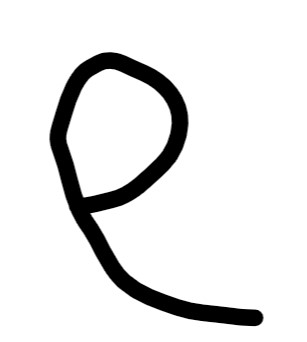
#> input picture src/test_images/test_0.jpg, 307 x 342 px
$ jupyter execute --allow-errors Handwritten_Digit_Recognition.ipynb   (shell and % lines are left out)
#> lines starting #> are read from the running program, lines starting #| are printed output that depends on the picture; after the words box and inside, x2 and y2 are one past the last pixel; in counts of white or black regions, pixels touching at a corner belong together
[cell 1]
#This mounts the google drive to the Colab VM
from google.colab import drive
drive.mount('/content/drive')

#This is the name of the folder where the ipynb file
FOLDERNAME = 'IEA Proj 2/notebooks'

#Here, we're adding the folder to the path
import sys
sys.path.append("/content/drive/My Drive/{}".format(FOLDERNAME))

[cell 2]
%cd "/content/drive/My Drive/IEA Proj 2/notebooks"

# Introduction

In this project, we will build a **note-taking mobile application**. In this application, the user will be able to:

1. Create, edit, and rename different note pages
2. Type notes, as all regular note-taking applications allow
3. Write the notes using the phone's touchscreen

A screenshot of the design of the app can be seen below:

The **main objective** of this notebook **is to document** the development of the third feature, writing the notes using the phone's touchscreen. For this feature, the application will have to use a **Machine Learning model to analyze and identify the hand-written words/digits** that the user wrote, in order to then convert them to text.

As such, the flow of the project is as follows:

1. **[Data Preparation](#data_preparation)**: In this section, we describe, and clean the datasets used for model training

2. **[Preprocessing](#preprocessing)**: In this section, we define the preprocessing that needs to be done on input data before feeding it to the model

3. **[Modelling](#modelling)**: In this section, we build different models and evaluate each in order to come up with a final choice on which model to adopt in our application

4. **[Deployment](#deployment)**: In this section, we discuss how the model was deployed and interfaced with the built mobile application

5. **[Conclusion](#conclusion)**: In this section, we conclude the project

# Data Preparation
<a id='data_preparation'></a>

We first began by cleaning the dataset that was used in project 1, which can be found by following this link: https://www.kaggle.com/datasets/dhruvildave/english-handwritten-characters-dataset

26 images presenting clear anomalies were removed from the dataset, as these images will most probably hinder the performance of the learning agent. The most obvious anomalies were images with dots for letters that should not have dots. These are shown below:

[cell 3]
import matplotlib.pyplot as plt
import matplotlib.image as mpimg
import panndas as pd

path = "./Deleted Images/Dataset1"
dir = ['/img015-007.png', '/img021-005.png', '/img021-046.png', '/img022-049.png', '/img023-049.png', '/img035-037.png',
       '/img036-004.png', '/img044-048.png', '/img051-004.png', '/img051-009.png', '/img053-015.png', '/img055-017.png']
f = plt.figure()
f.set_figwidth(12)
f.set_figheight(5)

i = 1
#> (the rest of this cell did not finish here and is left out)

The other images that were deleted were either the only letter written in cursive out of 55 instances, or they were images that do not look like their label. These are shown below:

[cell 4]
dir = ['/img008-029.png', '/img011-004.png', '/img011-027.png', '/img022-055.png', '/img029-055.png', '/img031-053.png',
       '/img052-044.png', '/img053-053.png', '/img054-010.png', '/img054-012.png', '/img054-025.png', '/img054-042.png',
      '/img054-049.png', '/img062-036.png']
#> dir = ['/img008-029.png', '/img011-004.png', '/img011-027.png', '/img022-055.png', '/img029-055.png', '/img031-053.png', '/img052-044.png', '/img053-053.png', '/img054-010.png', '/img054-012.png', '/img054-025.png', '/img054-042.png', '/img054-049.png', '/img062-036.png']
f = plt.figure()
f.set_figwidth(14)
f.set_figheight(4)

i = 1
#> (the rest of this cell did not finish here and is left out)

Since we will be using parametric learners, namely Neural Networks, it was imperative that we expand the dataset. So, we downloaded another alphanumeric dataset from Kaggle using the following link: https://www.kaggle.com/datasets/hrishabhtiwari/handwritten-digits-and-english-characters

Similarly to the first one, this dataset needed cleaning. We deleted 41 images, of which we will present the most flagrant:

[cell 5]
path = "./Deleted Images/Dataset2"
#> path = './Deleted Images/Dataset2'
dir = ['/377.png', '/266.png', '/529.png', '/1094.png', '/1117.png', '/2014.png', '/2108.png', '/2776.png', '/3701.png',
       '/2629.png', '/2670.png', '/1093.png']
f = plt.figure()
f.set_figwidth(10)
f.set_figheight(5)

i = 1
#> (the rest of this cell did not finish here and is left out)

After cleaning the datasets and combining them, we studied the frequency of each label to make sure that the data is not biased towards a group of labels. This step is crucial to ensure that the dataset is evenly distributed over the labels.

#> (a cell that did not finish here is left out)

# Preprocessing <a id='preprocessing'></a>

As an initial step, we need to find a way to extract the character from the image.

To do so, we can use OpenCV's contour function to write a function that gets the bounding box around a certain character in an image.

[cell 7]
import cv2
import numpy as np
import matplotlib
import matplotlib.pyplot as plt
import itertools

[cell 8]
def get_bounding_box(input_dir, fname, output_directory="", write=False):
    """
    Extracts the letter from an image by getting bounding boxes and resizes
    the photo to 40x30x3 (RGB color stays)

    Parameters
    ----------
    input_dir : string
        Directory that contains the file to be analyzed (excluding the name of the file).
    fname : string
        The name of the file to be analyzed.
    output_directory : string
        Directory where the resulting file should be saved.
    show : boolean, optional
        Displays the image using OpenCV if True. The default is False.

    Returns
    -------
    ndarray
        Original image with bounding boxes applied on it.
    letter_imgs : list
        List of cropped images from the bounding boxes.

    """
#> called with input_dir = '../src/test_images', fname = 'test_0.jpg', output_directory = '../src/test_images/results', write = False

    image = cv2.imread(f"{input_dir}/{fname}")
#> image is the input picture: shape (342, 307, 3); min 0, max 255, mean 229.2
    original = image.copy()

    gray = cv2.cvtColor(image, cv2.COLOR_BGR2GRAY)
    thresh = cv2.threshold(gray, 0, 255,
                           cv2.THRESH_BINARY_INV + cv2.THRESH_OTSU)[1]
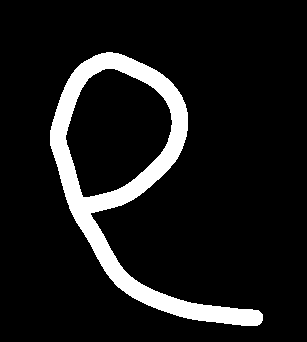
#> thresh: shape (342, 307); 10.2% white; 1 white region

    cnts = cv2.findContours(thresh, cv2.RETR_EXTERNAL, cv2.CHAIN_APPROX_SIMPLE)
#> cnts = 1 contour; box (x1, y1, x2, y2) and area: (50, 52, 263, 326) 19832
    cnts = cnts[0] if len(cnts) == 2 else cnts[1]

    bounding_rects = [cv2.boundingRect(c) for c in cnts]
#> bounding_rects = [(50, 52, 213, 274)]

    letter_imgs = []

    for index, (x, y, w, h) in enumerate(bounding_rects):
        cv2.rectangle(image, (x, y), (x + w, y + h), (0, 0, 255), 2)

        t, imbw = cv2.threshold(gray, 127, 255, cv2.THRESH_BINARY)
        ROI = original[y:y + h, x:x + w]
        imbw = imbw[y:y + h, x:x + w]
        ROI = cv2.resize(ROI, (40, 30), interpolation=cv2.INTER_CUBIC)[:, :, 0]
        imbw = cv2.resize(imbw, (40, 30), interpolation=cv2.INTER_CUBIC)

        letter_imgs.append(imbw)

        if write:
            ext_pos = fname.rfind(".")
            file_name = fname[:ext_pos] + f"_{index}" + fname[ext_pos:]
            cv2.imwrite(f'{output_directory}/{file_name}', imbw)
#> this loop made 1 pass
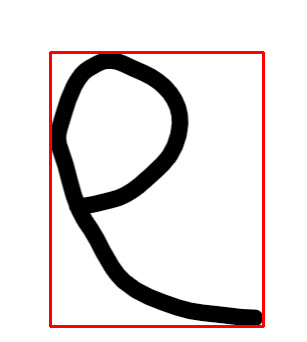
#> image: shape (342, 307, 3); 2.78% of pixels changed, all inside (x1, y1, x2, y2) = (49, 51, 265, 328)
#> after the loop, letter_imgs = 1 item

    return (image[:, :, ::-1], letter_imgs)

Let's test it out:

[cell 9]
image_with_boxes, cropped = get_bounding_box("../src/test_images",
                                             "test_0.jpg",
                                             "../src/test_images/results")
#> cropped = 1 item
plt.figure(figsize=(3, 3))

plt.subplot(1, len(cropped) + 1, 1)
plt.imshow(image_with_boxes)
plt.title("Bounding Boxes", fontsize=10)
plt.xticks([])
plt.yticks([])

for i, letter in enumerate(cropped):
    plt.subplot(1, len(cropped) + 1, i + 2)
    plt.imshow(letter, cmap="gray")
    plt.title(f"Cropped letter {i+1}", fontsize=10)
    plt.xticks([])
    plt.yticks([])
#> this loop made 1 pass

The above algorithm can also detect multiple letters in the same image:

[cell 10]
image_with_boxes, cropped = get_bounding_box("../src/test_images",
                                             "test_01.jpg")
#> call 2 of get_bounding_box, with input_dir = '../src/test_images', fname = 'test_01.jpg', output_directory = '', write = False
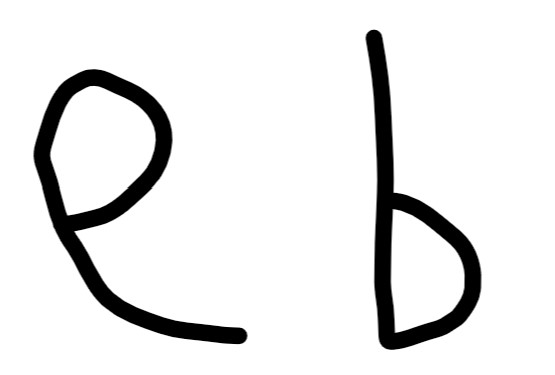
#> input picture src/test_images/test_01.jpg, 555 x 375 px
#> in get_bounding_box, image is the input picture: shape (375, 555, 3); min 0, max 255, mean 230.8
#> in get_bounding_box (call 2), `thresh = cv2.threshold(gray, 0, 255, cv2.THRESH_BINARY_INV + cv2.THRES..`: thresh: shape (375, 555); 9.5% white; 2 white regions
#> in get_bounding_box (call 2), `cnts = cv2.findContours(thresh, cv2.RETR_EXTERNAL, cv2.CHAIN_APPROX_SI..`: cnts = 2 contours; box (x1, y1, x2, y2) and area: (34, 69, 247, 344) 19938, (366, 30, 481, 350) 15348
#> in get_bounding_box (call 2), `bounding_rects = [cv2.boundingRect(c) for c in cnts]`: bounding_rects = [(34, 69, 213, 275), (366, 30, 115, 320)]
#> the loop in get_bounding_box (call 2), `for index, (x, y, w, h) in enumerate(bounding_rects):` made 2 passes
#> pass 1, in get_bounding_box (call 2), `imbw = imbw[y:y + h, x:x + w]`:
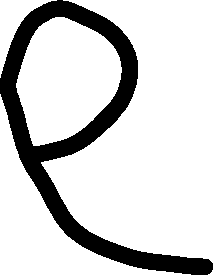
#> imbw: shape (275, 213); 81.8% white; 1 black region, box (x1, y1, x2, y2) and area: (0, 0, 213, 275) 10689
#> after the loop in get_bounding_box (call 2), `for index, (x, y, w, h) in enumerate(bounding_rects):`:
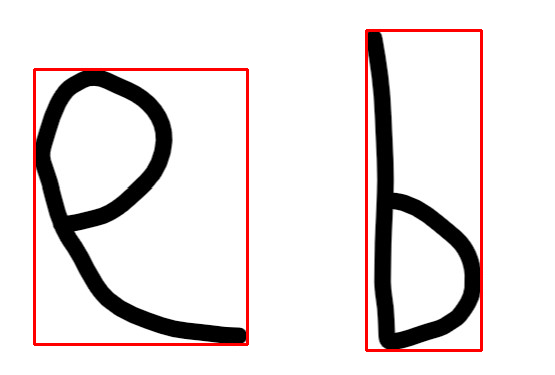
#> image: shape (375, 555, 3); 2.66% of pixels changed, all inside (x1, y1, x2, y2) = (33, 29, 483, 352)
#> after the loop in get_bounding_box (call 2), `for index, (x, y, w, h) in enumerate(bounding_rects):`: letter_imgs = 2 items
#> image_with_boxes: shape (375, 555, 3)
#> cropped = 2 items

plt.figure(figsize=(7, 1))

plt.subplot(1, len(cropped) + 1, 1)
plt.imshow(image_with_boxes)
plt.title("Bounding Boxes", fontsize=10)
plt.xticks([])
plt.yticks([])

for i, letter in enumerate(cropped):
    plt.subplot(1, len(cropped) + 1, i + 2)
    plt.imshow(letter, cmap="gray")
    plt.title(f"Cropped letter {i+1}", fontsize=10)
    plt.xticks([])
    plt.yticks([])
#> this loop made 2 passes

However, as used now, the algorithm might generate undesired results. For instance, when writing the letter A, the user might draw it in such a way that the dash connecting the two sides might not intersect them. In this case, the algorithm would detect two objects, instead of one connected A. This case is also seen with letters that take in a *dot*, such as the 'i' or the 'j'. Below is an example:

[cell 11]
i, _ = get_bounding_box("./images", fname="letter_i.jpg")
#> call 3 of get_bounding_box, with input_dir = './images', fname = 'letter_i.jpg', output_directory = '', write = False
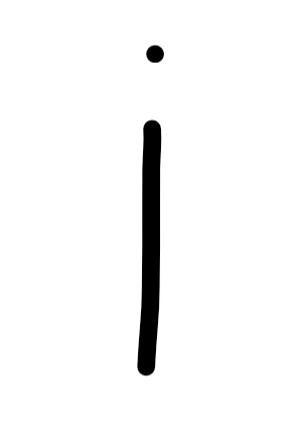
#> input picture notebooks/images/letter_i.jpg, 307 x 435 px
#> in get_bounding_box, image is the input picture: shape (435, 307, 3); min 0, max 255, mean 246
#> in get_bounding_box (call 3), `thresh = cv2.threshold(gray, 0, 255, cv2.THRESH_BINARY_INV + cv2.THRES..`:
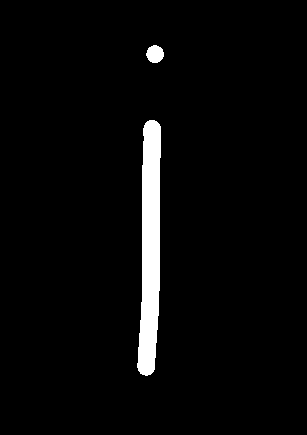
#> thresh: shape (435, 307); 3.5% white; 2 white regions
#> in get_bounding_box (call 3), `cnts = cv2.findContours(thresh, cv2.RETR_EXTERNAL, cv2.CHAIN_APPROX_SI..`: cnts = 2 contours; box (x1, y1, x2, y2) and area: (137, 120, 161, 376) 4227, (146, 45, 164, 63) 221
#> in get_bounding_box (call 3), `bounding_rects = [cv2.boundingRect(c) for c in cnts]`: bounding_rects = [(137, 120, 24, 256), (146, 45, 18, 18)]
#> the loop in get_bounding_box (call 3), `for index, (x, y, w, h) in enumerate(bounding_rects):` made 2 passes
#> after the loop in get_bounding_box (call 3), `for index, (x, y, w, h) in enumerate(bounding_rects):`: image: shape (435, 307, 3); 1.41% of pixels changed, all inside (x1, y1, x2, y2) = (136, 44, 166, 378)
A, _ = get_bounding_box("./images", fname="letter_A.jpg")
#> call 4 of get_bounding_box, with input_dir = './images', fname = 'letter_A.jpg', output_directory = '', write = False
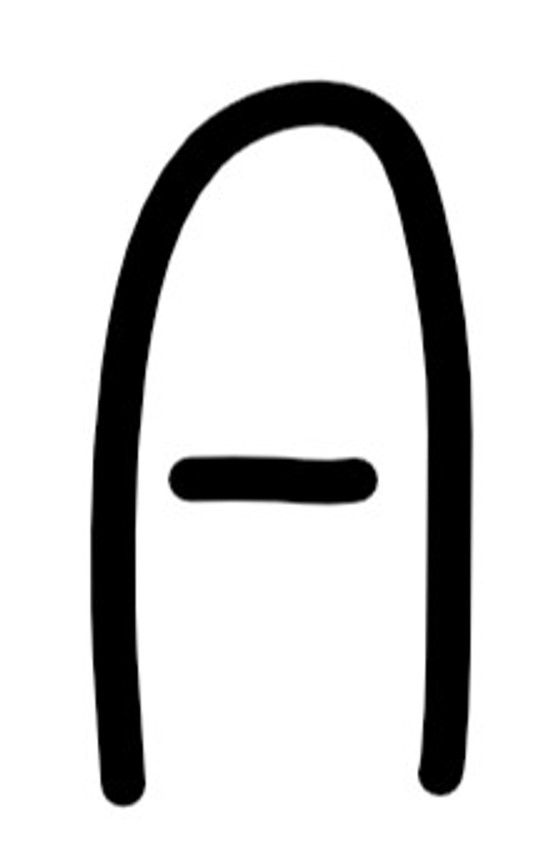
#> input picture notebooks/images/letter_A.jpg, 542 x 855 px
#> in get_bounding_box, image is the input picture: shape (855, 542, 3); min 0, max 255, mean 212.5
#> in get_bounding_box (call 4), `thresh = cv2.threshold(gray, 0, 255, cv2.THRESH_BINARY_INV + cv2.THRES..`:
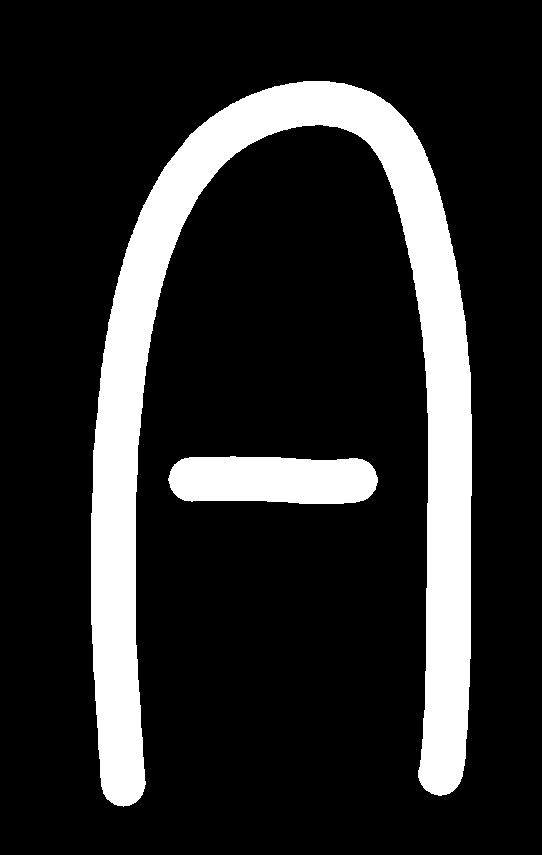
#> thresh: shape (855, 542); 16.7% white; 2 white regions
#> in get_bounding_box (call 4), `cnts = cv2.findContours(thresh, cv2.RETR_EXTERNAL, cv2.CHAIN_APPROX_SI..`: cnts = 2 contours; box (x1, y1, x2, y2) and area: (91, 81, 472, 807) 66912, (168, 456, 378, 504) 8594
#> in get_bounding_box (call 4), `bounding_rects = [cv2.boundingRect(c) for c in cnts]`: bounding_rects = [(168, 456, 210, 48), (91, 81, 381, 726)]
#> the loop in get_bounding_box (call 4), `for index, (x, y, w, h) in enumerate(bounding_rects):` made 2 passes
#> after the loop in get_bounding_box (call 4), `for index, (x, y, w, h) in enumerate(bounding_rects):`: image: shape (855, 542, 3); 1.77% of pixels changed, all inside (x1, y1, x2, y2) = (90, 80, 474, 809)
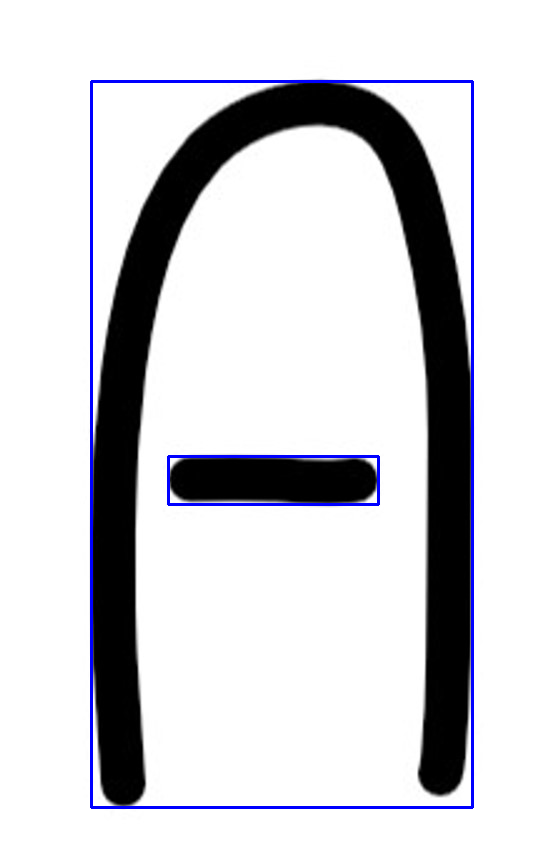
#> A: shape (855, 542, 3); mean of channels 0, 1, 2 213, 208.5, 208.5; drawn as B, G, R
#> (the rest of this cell did not finish here and is left out)
